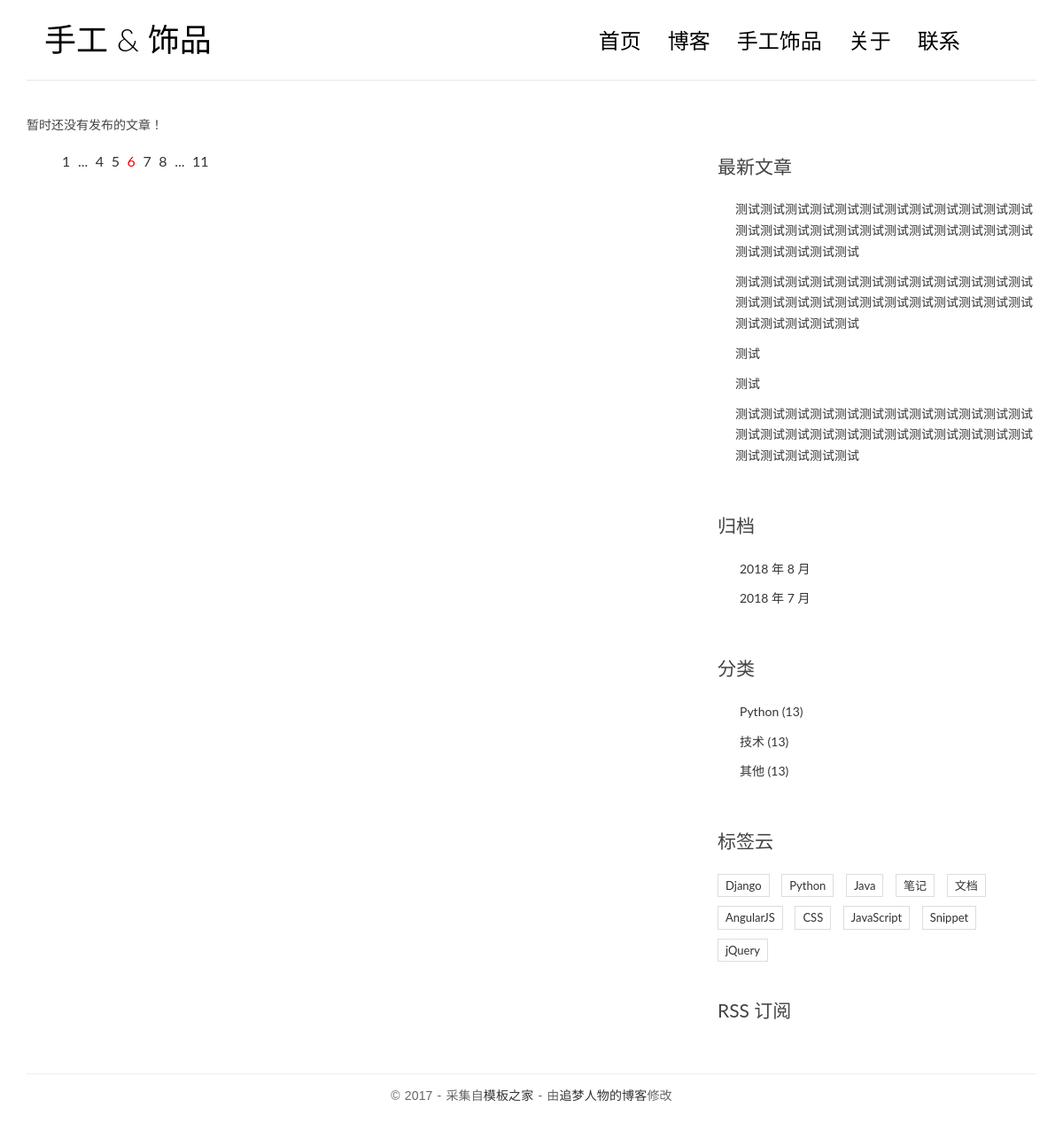
/handmade/, run on an earlier commit of the app's database.
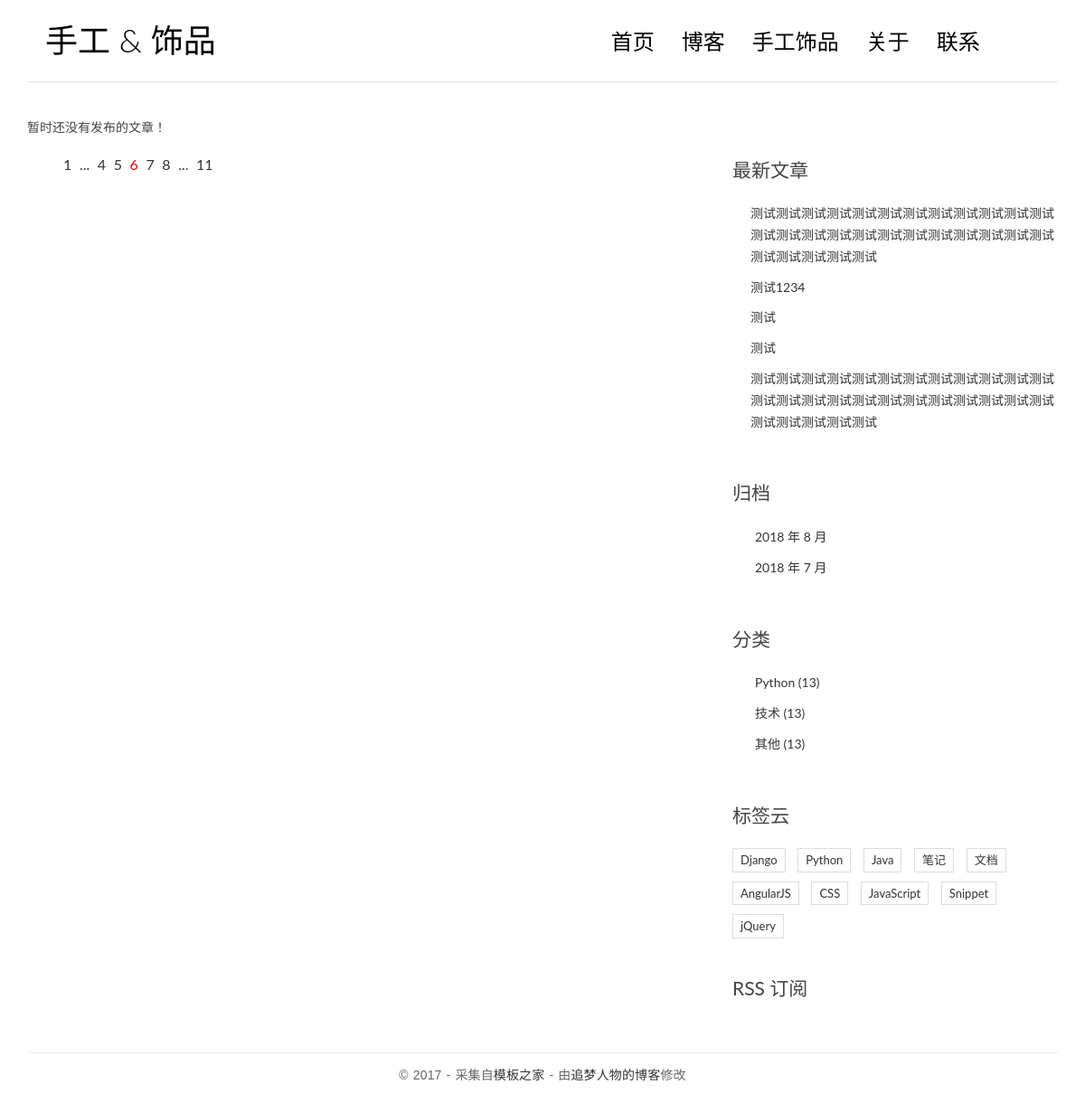
And on a later commit of the database.
### blog/models.py (models this page shows, shortened)
@python_2_unicode_compatible
class Post(models.Model):
    title = models.CharField(max_length=70)
    body = models.TextField()
    created_time = models.DateTimeField()
    modified_time = models.DateTimeField()
    excerpt = models.CharField(max_length=200, blank=True)
    category = models.ForeignKey(Category, on_delete=models.CASCADE)
    tags = models.ManyToManyField(Tag, blank=True)
    author = models.ForeignKey(User, on_delete=models.CASCADE)
    views = models.PositiveIntegerField(default=0)
    def get_absolute_url(self):
        return reverse('blog:detail', kwargs={'pk': self.pk})
    class Meta:
        ordering = ['-created_time']

### handmade/views.py (the view)
# urls.py: url(r'^handmade/$', views.handmadeView, name='index'),
def handmadeView(request):
    return render(request, 'handmade/index.html', context={})

### blog/templatetags/blog_tags.py (called while the page is built)
@register.simple_tag
def get_recent_post(num=5):
    return Post.objects.all().order_by('-created_time')[:num]

@register.simple_tag
def archives():
    return Post.objects.dates('created_time', 'month', order='DESC')

@register.simple_tag
def get_categories():
    return Category.objects.annotate(num_posts=Count('post')).filter(num_posts__gt=0)

### handmade/templates/handmade/index.html
{% extends 'handmadeBase.html' %}
{% block main %}
    {% for post in post_list %}
        <article class="post post-{{ post.pk }}">
            <header class="entry-header">
                <h1 class="entry-title">
                    <a href="{{ post.get_absolute_url }}">{{ post.title }}</a>
                </h1>
                <div class="entry-meta">
                    <span class="post-category"><a href="#">{{ post.category.name }}</a></span>
                    <span class="post-date"><a href="#"><time class="entry-date"
                                                              datetime="{{ post.created_time }}">{{ post.created_time }}</time></a></span>
                    <span class="post-author"><a href="#">{{ post.author }}</a></span>
                    <span class="comments-link"><a href="#">{{ post.comment_set.count }} 评论</a></span>
                    <span class="views-count"><a href="#">{{ post.views }} 阅读</a></span>
                </div>
            </header>
            <div class="entry-content clearfix">
                <p>{{ post.excerpt }}</p>
                <div class="read-more cl-effect-14">
                    <a href="{{ post.get_absolute_url }}" class="more-link">继续阅读 <span class="meta-nav">→</span></a>
                </div>
            </div>
        </article>
    {% empty %}
        <div class="no-post">暂时还没有发布的文章！</div>
    {% endfor %}
    <div class="pagination">
        <ul>
            <li><a href="">1</a></li>
            <li><a href="">...</a></li>
            <li><a href="">4</a></li>
            <li><a href="">5</a></li>
            <li class="current"><a href="">6</a></li>
            <li><a href="">7</a></li>
            <li><a href="">8</a></li>
            <li><a href="">...</a></li>
            <li><a href="">11</a></li>
        </ul>
    </div>
{% endblock main %}

### handmade/templates/handmadeBase.html (shortened to what the changed rows need)
{% load staticfiles %}
{% load blog_tags %}
<!DOCTYPE html>
<html>
<head>
    <link rel="stylesheet" href="http://code.ionicframework.com/ionicons/2.0.1/css/ionicons.min.css">
    <link rel="stylesheet" href="{% static 'blog/css/bootstrap.min.css' %}">
    <link rel="stylesheet" href="{% static 'blog/css/pace.css' %}">
    <link rel="stylesheet" href="{% static 'blog/css/custom.css' %}">
    <link rel="stylesheet" href="{% static 'blog/css/highlights/github.css' %}">
</head>
<body>
<div class="container">
    <header id="site-header">
        <div class="row">
            <div class="col-md-4 col-sm-5 col-xs-8">
                <div class="logo">
                    <h1><a href="{% url 'blog:index' %}"><b>手工</b> &amp; 饰品</a></h1>
                </div>
            </div>
        </div>
    </header>
</div>
<div class="content-body">
    <div class="container">
        <div class="row">
            <aside class="col-md-4">
                <div class="widget widget-recent-posts">
                    {% get_recent_post as recent_post_list %}
                    <ul>
                        {% for post in recent_post_list %}
                            <li>
                                <a href="{{ post.get_absolute_url }}">{{ post.title }}</a>
                            </li>
                        {% empty %}
                            暂无最新文章
                        {% endfor %}
                    </ul>
                </div>
                    {% archives as date_list %}
                    {% get_categories as category_list %}
            </aside>
        </div>
    </div>
</div>
</body>
</html>

What changed in the data, as far as the page shows it:
changed Post (number 2 of 5 on the later page): title "测试测试测试测试测试测试测试测试测试测试测试测试测试测试测试测试测试测试测试测试测试测试测试测试测试测试测试测试测试" → "测试1234"
